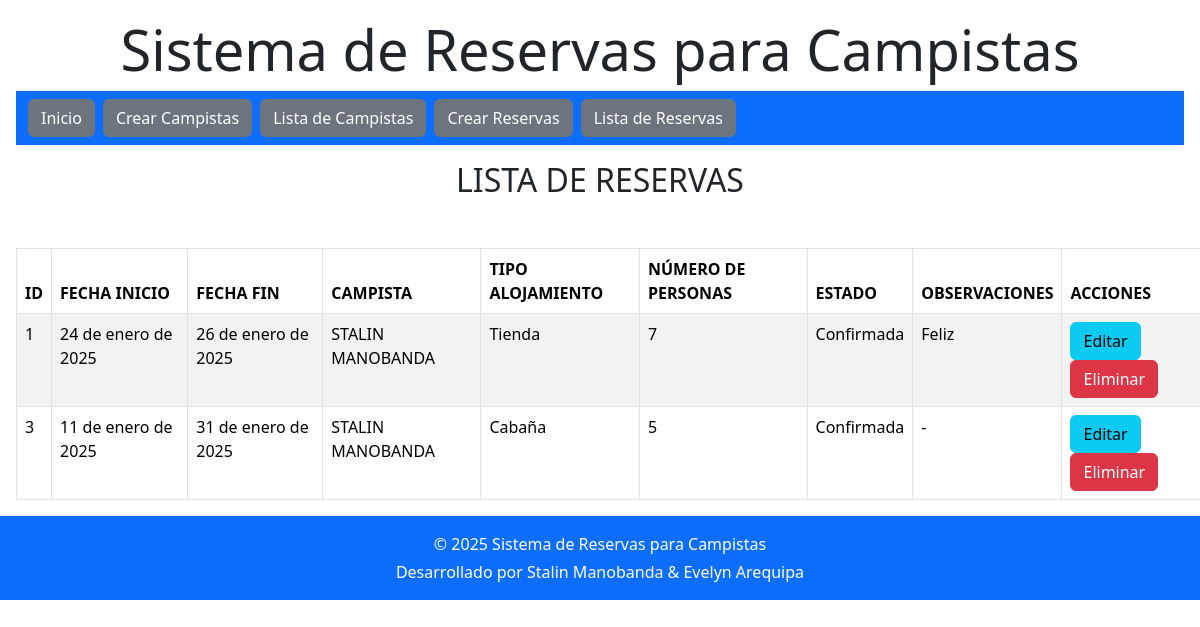
Page /listadoReserva/ on the committed database.
### Aplicaciones/Campista/models.py (models this page shows)
class Reserva(models.Model):
    TIPO_ALOJAMIENTO_CHOICES = [
        ('Tienda', 'Tienda'),
        ('Cabaña', 'Cabaña'),
        ('Caravana', 'Caravana'),
    ]
    ESTADO_RESERVA_CHOICES = [
        ('Confirmada', 'Confirmada'),
        ('Pendiente', 'Pendiente'),
        ('Cancelada', 'Cancelada'),
    ]
    fecha_inicio = models.DateField()
    fecha_fin = models.DateField()
    campista = models.ForeignKey(Campista, on_delete=models.CASCADE)
    tipo_alojamiento = models.CharField(max_length=20, choices=TIPO_ALOJAMIENTO_CHOICES)
    numero_personas = models.PositiveIntegerField()
    estado_reserva = models.CharField(max_length=20, choices=ESTADO_RESERVA_CHOICES)
    observaciones = models.TextField(blank=True, null=True)

class Campista(models.Model):
    id = models.AutoField(primary_key=True)
    nombres = models.CharField(max_length=200)
    correo = models.EmailField()
    telefono = models.CharField(max_length=10)
    direccion = models.TextField()

### Aplicaciones/Campista/views.py (the view)
# urls.py: path('listadoReserva/', views.listar_reserva, name='listar_reserva'),
def listar_reserva(request):
    reserva=Reserva.objects.all()
    return render(request, 'listadoReserva.html', {'reserva': reserva})

### Aplicaciones/Campista/Templates/listadoReserva.html
{% extends "./plantilla.html" %}
{% block contenido %}
<div class="text-center">
    <h2>LISTA DE RESERVAS</h2>
</div>
<table class="m-3 table table-bordered table-striped table-hover">
    <br>
    <thead>
        <tr>
            <th>ID</th>
            <th>FECHA INICIO</th>
            <th>FECHA FIN</th>
            <th>CAMPISTA</th>
            <th>TIPO ALOJAMIENTO</th>
            <th>NÚMERO DE PERSONAS</th>
            <th>ESTADO</th>
            <th>OBSERVACIONES</th>
            <th>ACCIONES</th>
        </tr>
    </thead>
    <tbody>
        {% for reserva in reserva %}
            <tr>
                <td>{{ reserva.id }}</td>
                <td>{{ reserva.fecha_inicio }}</td>
                <td>{{ reserva.fecha_fin }}</td>
                <td>{{ reserva.campista.nombres}}</td>
                <td>{{ reserva.tipo_alojamiento }}</td>
                <td>{{ reserva.numero_personas }}</td>
                <td>{{ reserva.estado_reserva }}</td>
                <td>{{ reserva.observaciones|default:"-" }}</td>
                <td>
                    <a href="/editarReserva/{{reserva.id}}" class="btn btn-info">Editar</a>
                    <a href="/eliminarReserva/{{reserva.id}}" class="btn btn-danger">Eliminar</a>
                </td>
            </tr>
        {% endfor %}
    </tbody>
</table>
{% endblock %}

### Aplicaciones/Campista/Templates/plantilla.html (shortened to what this page needs)
<!DOCTYPE html>
<html lang="en">
<head>
    <link href="https://cdn.jsdelivr.net/npm/bootstrap@5.3.3/dist/css/bootstrap.min.css" rel="stylesheet">
    <link rel="stylesheet" href="https://cdnjs.cloudflare.com/ajax/libs/izitoast/1.4.0/css/iziToast.css" />
</head>
<body>
    <header class="m-3 text-center">
        <h1 class="display-4">Sistema de Reservas para Campistas</h1>
        <nav class="navbar bg-primary">
            <form class="container-fluid justify-content-start">
                <a href="/inicio/" class="btn btn-secondary me-2">Inicio</a>
                <a href="/campista/" class="btn btn-secondary me-2">Crear Campistas</a>
                <a href="/listadoCampista/" class="btn btn-secondary me-2">Lista de Campistas</a>
                <a class="btn btn-secondary me-2" href="/reserva/"> Crear Reservas</a>
                <a href="/listadoReserva/" class="btn btn-secondary me-2">Lista de Reservas</a>
            </form>
        </nav>
    </header>
    {% block contenido %}{% endblock %}
    <footer class="bg-primary mt-auto text-white text-center py-3">
        <p class="mb-1">&copy; 2025 Sistema de Reservas para Campistas</p>
        <p class="mb-0">Desarrollado por Stalin Manobanda & Evelyn Arequipa</p>
    </footer>
</body>
</html>

### rows in the picture
Reserva: id "1", fecha_inicio "24 de enero de 2025", fecha_fin "26 de enero de 2025", campista.nombres "STALIN MANOBANDA", tipo_alojamiento "Tienda", numero_personas "7", estado_reserva "Confirmada", observaciones "Feliz"
Reserva: id "3", fecha_inicio "11 de enero de 2025", fecha_fin "31 de enero de 2025", campista.nombres "STALIN MANOBANDA", tipo_alojamiento "Cabaña", numero_personas "5", estado_reserva "Confirmada", observaciones "-"
